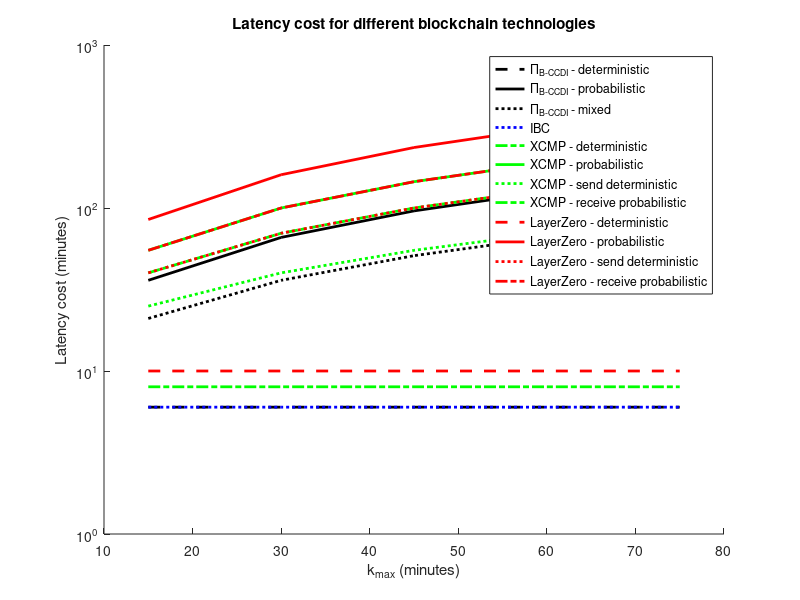

Source code (MATLAB):
kmax = [15, 30, 45, 60, 75];

% CCNFDI
CCNFDI_det = 2 + 2 + 2; % deterministic consensus-based blockchain
CCNFDI_prob = 2 + kmax + 2 + 2 + kmax; % probabilistic consensus-based blockchain
CCNFDI_mixed = 2 + 2 + 2 + kmax; % one chain is deterministic consensus-based and the other chain is probabilistic consensus-based

% IBC
IBC = 2 + 2 + 2;

% XCMP
XCMP_det = 2 + 2 + 2 + 2 ; % deterministic consensus-based blockchain
XCMP_prob = 2 + kmax + 2 + 2 + kmax + 2 + 2 + kmax; % probabilistic consensus-based blockchain
XCMP_send_det = 2 + 2 + 2 + kmax + 2 + 2; % the sending chain is deterministic consensus-based and the receiving chain is probabilistic consensus-based
XCMP_receive_prob = 2 + kmax + 2 + 2 + 2 + 2 + kmax; % the sending chain is probabilistic consensus-based and the receiving chain is deterministic consensus-based

% Layer Zero
LayerZero_det = 2 + 2 + 2 + 2 + 2; % deterministic consensus-based blockchain
LayerZero_prob = 2 + kmax + 2 + kmax + 2 + kmax + 2 + kmax + 2 + kmax; % probabilistic consensus-based blockchain
LayerZero_send_det = 2 + 2 + kmax + 2 + kmax + 2 + 2; % the sending chain is deterministic consensus-based and the receiving chain is probabilistic consensus-based
LayerZero_receive_prob = 2 + kmax + 2 + 2 + 2 + kmax + 2 + kmax; % the sending chain is probabilistic consensus-based and the receiving chain is deterministic consensus-based

% Plotting
figure;
hold on;

plot(kmax, CCNFDI_det*ones(size(kmax)), 'k--', 'LineWidth', 2, 'DisplayName', 'Π_{B-CCDI} - deterministic');
plot(kmax, CCNFDI_prob, 'k-', 'LineWidth', 2, 'DisplayName', 'Π_{B-CCDI} - probabilistic');
plot(kmax, CCNFDI_mixed, 'k:', 'LineWidth', 2, 'DisplayName', 'Π_{B-CCDI} - mixed');

plot(kmax, IBC*ones(size(kmax)), 'b:', 'LineWidth', 2, 'DisplayName', 'IBC');

plot(kmax, XCMP_det*ones(size(kmax)), 'g-.', 'LineWidth', 2, 'DisplayName', 'XCMP - deterministic');
plot(kmax, XCMP_prob, 'g-', 'LineWidth', 2, 'DisplayName', 'XCMP - probabilistic');
plot(kmax, XCMP_send_det, 'g:', 'LineWidth', 2, 'DisplayName', 'XCMP - send deterministic');
plot(kmax, XCMP_receive_prob, 'g-.', 'LineWidth', 2, 'DisplayName', 'XCMP - receive probabilistic');

plot(kmax, LayerZero_det*ones(size(kmax)), 'r--', 'LineWidth', 2, 'DisplayName', 'LayerZero - deterministic');
plot(kmax, LayerZero_prob, 'r-', 'LineWidth', 2, 'DisplayName', 'LayerZero - probabilistic');
plot(kmax, LayerZero_send_det, 'r:', 'LineWidth', 2, 'DisplayName', 'LayerZero - send deterministic');
plot(kmax, LayerZero_receive_prob, 'r-.', 'LineWidth', 2, 'DisplayName', 'LayerZero - receive probabilistic');

xlabel('k_{max} (minutes)');
ylabel('Latency cost (minutes)');
title('Latency cost for different blockchain technologies');
legend('show');
hold off;

% Change the Y-axis to logarithmic scale
set(gca, 'YScale', 'log')


